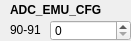
      <widget class="QWidget" name="widget_25" native="true">
       <property name="geometry">
        <rect>
         <x>10</x>
         <y>320</y>
         <width>131</width>
         <height>41</height>
        </rect>
       </property>
       <widget class="QLabel" name="label_519">
        <property name="geometry">
         <rect>
          <x>10</x>
          <y>0</y>
          <width>111</width>
          <height>20</height>
         </rect>
        </property>
        <property name="font">
         <font>
          <weight>75</weight>
          <bold>true</bold>
         </font>
        </property>
        <property name="text">
         <string>ADC_EMU_CFG</string>
        </property>
       </widget>
       <widget class="QLabel" name="addr_ADC_EMU_CFG_10bit">
        <property name="geometry">
         <rect>
          <x>10</x>
          <y>20</y>
          <width>101</width>
          <height>20</height>
         </rect>
        </property>
        <property name="text">
         <string>90-91</string>
        </property>
       </widget>
       <widget class="QSpinBox" name="spinBox_ADC_EMU_CFG">
        <property name="geometry">
         <rect>
          <x>50</x>
          <y>20</y>
          <width>81</width>
          <height>21</height>
         </rect>
        </property>
        <property name="maximum">
         <number>1023</number>
        </property>
        <property name="displayIntegerBase">
         <number>2</number>
        </property>
       </widget>
      </widget>
